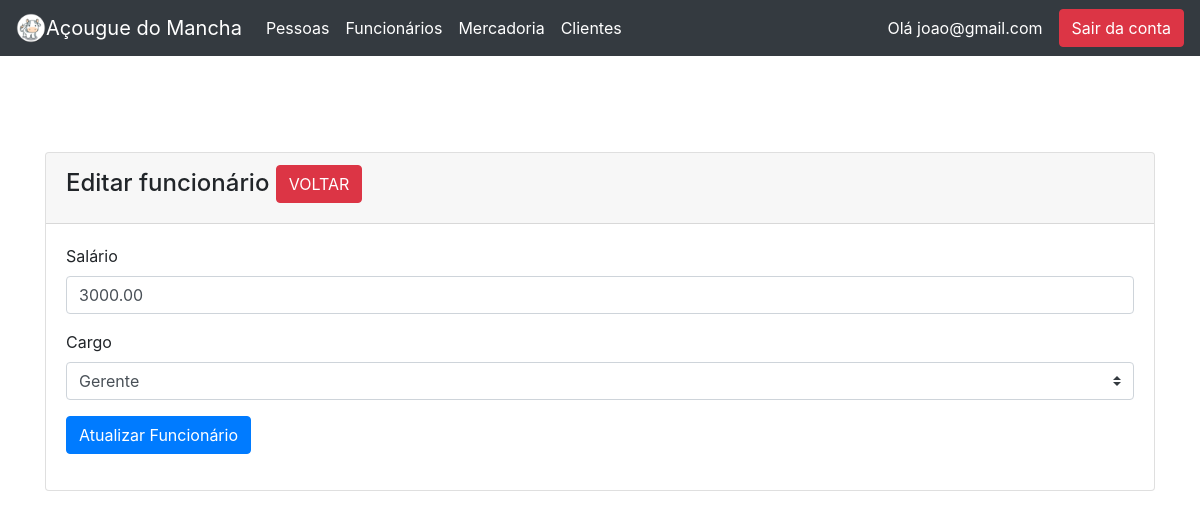
/worker_edit.php?idFuncionario=1 (signed in), run on an earlier commit of the app's database.
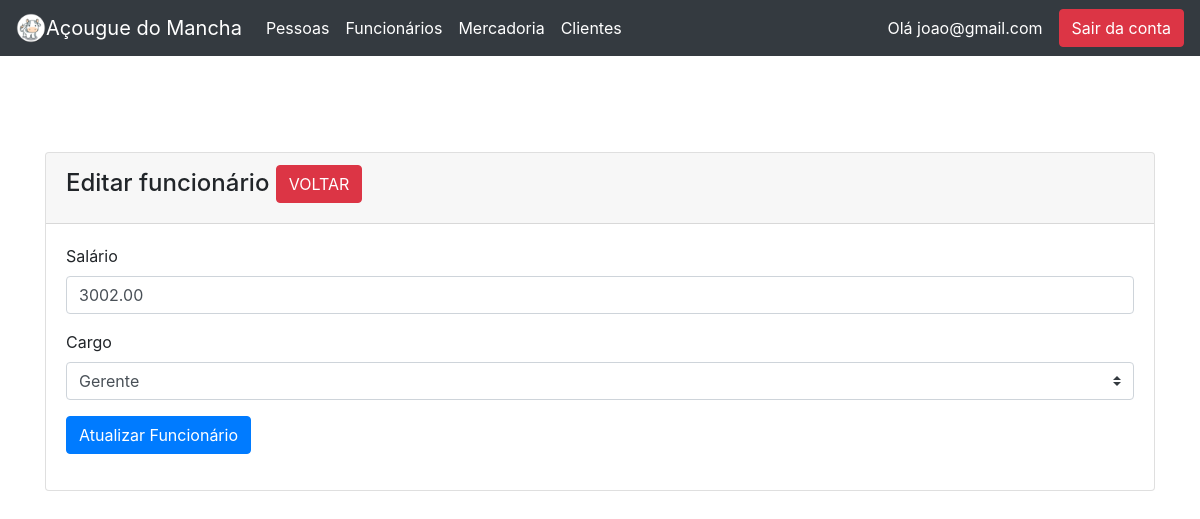
And on a later commit of the database.
### tables this page shows
CREATE TABLE `tbfuncionarios` (
  `id` int(11) NOT NULL,
  `idPessoa` int(11) NOT NULL,
  `idCargo` int(11) NOT NULL,
  `salario` decimal(10,2) NOT NULL
);

CREATE TABLE `tbcargos` (
  `id` int(11) NOT NULL,
  `descricao` varchar(50) NOT NULL
);

### worker_edit.php (the view, shortened to what this page needs)
<?php
require 'connection.php';
require_once("topo.php");
?>
<!doctype html>
<html lang="pt-BR">
  <head>
    <link rel="stylesheet" href="https://cdn.jsdelivr.net/npm/bootstrap@4.1.3/dist/css/bootstrap.min.css">
</head>
<body>
    <div class="container mt-5">
        <div class="row">
            <div class="col-md-12">
                <div class="card">
                    <div class="card-header">
                        <h4>Editar funcionário
                            <a href="worker.php" class="btn btn-danger float-end">VOLTAR</a>
                        </h4>
                    </div>
                    <div class="card-body">
                    <?php
                        if(isset($_GET['idFuncionario']))
                        {
                            $tbfuncionarios_id = mysqli_real_escape_string($con, $_GET['idFuncionario']);
                            $query = "SELECT f.id idFuncionario, f.salario, c.id idCargo, c.descricao descricaoCargo FROM tbfuncionarios f, tbcargos c WHERE f.id = '$tbfuncionarios_id' AND f.idCargo = c.id";
                            $query_run = mysqli_query($con, $query);
                            if(mysqli_num_rows($query_run) > 0)
                            {
                                $tbfuncionarios = mysqli_fetch_array($query_run);
                                ?>
                                <form action="code.php" method="POST">
                                    <div class="mb-3">
                                        <label>Salário</label>
                                        <input type="text" name="salario" value="<?=$tbfuncionarios['salario'];?>" class="form-control">
                                    </div>
                                    <div class="mb-3">
                                    <label> Cargo </label>
                        <select class="custom-select" name="cargoid">
                        <option selected value="<?=$tbfuncionarios['idCargo']?>"><?php echo $tbfuncionarios['descricaoCargo']; ?></option>
                        </select>
                                    </div>
                                    <div class="mb-3">
                                        <button type="submit" name="update_worker" class="btn btn-primary">
                                            Atualizar Funcionário
                                        </button>
                                    </div>
                                </form>
                                <?php
                            }
                            else
                            {
                                echo "<h4>Nenhum ID encontrado</h4>";
                            }
                        }
                        ?>
                    </div>
                </div>
            </div>
        </div>
    </div>
</body>
</html>

What changed in the data, as far as the page shows it:
changed tbfuncionarios "Gerente": salario "3000.00" → "3002.00"
